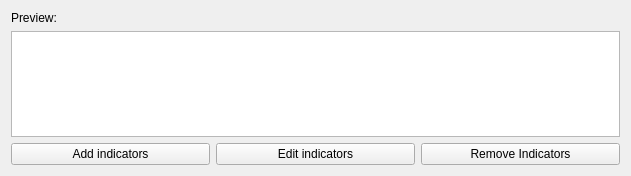
<?xml version="1.0" encoding="UTF-8"?>
<ui version="4.0">
 <class>StyledEnumeratedIndicatorsPreviewWidget</class>
 <widget class="QWidget" name="StyledEnumeratedIndicatorsPreviewWidget">
  <property name="geometry">
   <rect>
    <x>0</x>
    <y>0</y>
    <width>631</width>
    <height>176</height>
   </rect>
  </property>
  <property name="sizePolicy">
   <sizepolicy hsizetype="Preferred" vsizetype="Preferred">
    <horstretch>0</horstretch>
    <verstretch>0</verstretch>
   </sizepolicy>
  </property>
  <property name="windowTitle">
   <string>Form</string>
  </property>
  <layout class="QVBoxLayout" name="verticalLayout">
   <item>
    <widget class="QLabel" name="previewLabel">
     <property name="text">
      <string>Preview:</string>
     </property>
    </widget>
   </item>
   <item>
    <widget class="QListWidget" name="previewWidget">
     <property name="frameShape">
      <enum>QFrame::Shape::StyledPanel</enum>
     </property>
     <property name="lineWidth">
      <number>0</number>
     </property>
     <property name="horizontalScrollBarPolicy">
      <enum>Qt::ScrollBarPolicy::ScrollBarAlwaysOff</enum>
     </property>
     <property name="flow">
      <enum>QListView::Flow::TopToBottom</enum>
     </property>
     <property name="isWrapping" stdset="0">
      <bool>false</bool>
     </property>
     <property name="spacing">
      <number>2</number>
     </property>
     <property name="itemAlignment">
      <set>Qt::AlignmentFlag::AlignVCenter</set>
     </property>
    </widget>
   </item>
   <item>
    <layout class="QHBoxLayout" name="horizontalLayout_2">
     <item>
      <widget class="QPushButton" name="addIndicatorsButton">
       <property name="text">
        <string>Add indicators</string>
       </property>
      </widget>
     </item>
     <item>
      <widget class="QPushButton" name="editIndicatorsButton">
       <property name="text">
        <string>Edit indicators</string>
       </property>
      </widget>
     </item>
     <item>
      <widget class="QPushButton" name="removeIndicatorsButton">
       <property name="text">
        <string>Remove Indicators</string>
       </property>
      </widget>
     </item>
    </layout>
   </item>
  </layout>
 </widget>
 <resources/>
 <connections/>
</ui>
